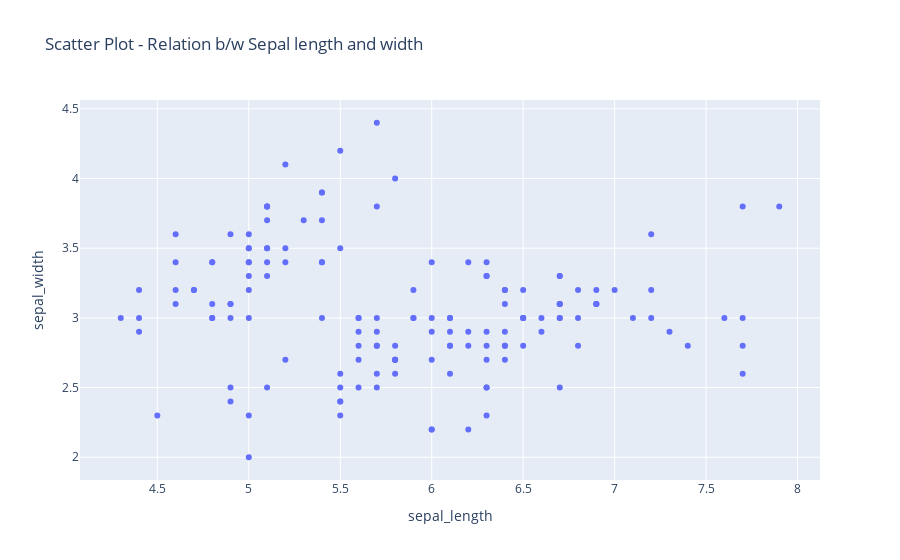

Here is the notebook cell this chart was saved with:
### Code cell
px.scatter(df,x='sepal_length',y='sepal_width',title='Scatter Plot - Relation b/w Sepal length and width')

### Figure 1 — Plotly figure (JSON) as saved in the notebook; plotly's stock layout.template omitted (floating-point values rounded to 4 significant figures; data arrays with more than 128 entries replaced by an {"elided": "..."} marker saying what was removed)
{"data": [{"hovertemplate": "sepal_length=%{x}<br>sepal_width=%{y}<extra></extra>", "legendgroup": "", "marker": {"color": "#636efa", "symbol": "circle"}, "mode": "markers", "name": "", "orientation": "v", "showlegend": false, "type": "scatter", "x": {"elided": "150 float values"}, "xaxis": "x", "y": {"elided": "150 float values"}, "yaxis": "y"}], "layout": {"legend": {"tracegroupgap": 0}, "title": {"text": "Scatter Plot - Relation b/w Sepal length and width"}, "xaxis": {"anchor": "y", "domain": [0, 1], "title": {"text": "sepal_length"}}, "yaxis": {"anchor": "x", "domain": [0, 1], "title": {"text": "sepal_width"}}}}
